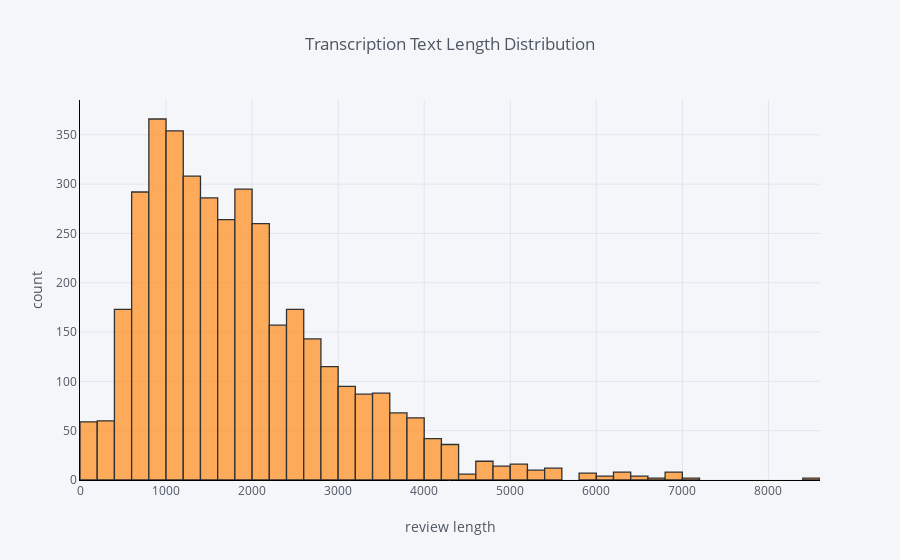

Notebook source saved alongside this figure:
### Markdown cell above
#### We can see here that the vast majority of sentiment is relatively neutral
This makes a lot of sense, contrary to what TV Medical Dramas would have us believe, I am sure that an average day/diagnosis is relatively uneventful

### Code cell
#Univariate: Review length

df['review_len'].iplot(
    kind='hist',
    bins=50,
    xTitle='review length',
    linecolor='black',
    yTitle='count',
    title='Transcription Text Length Distribution')

### Figure 1 — Plotly figure (JSON) as saved in the notebook; plotly's stock layout.template omitted (floating-point values rounded to 4 significant figures; data arrays with more than 128 entries replaced by an {"elided": "..."} marker saying what was removed)
{"data": [{"histfunc": "count", "histnorm": "", "marker": {"color": "rgba(255, 153, 51, 1.0)", "line": {"color": "#000000", "width": 1.3}}, "name": "review_len", "nbinsx": 50, "opacity": 0.8, "orientation": "v", "type": "histogram", "uid": "9e7d6201-ad71-4ca1-9e69-d1daf5917883", "x": {"elided": "3898 int values"}}], "layout": {"barmode": "overlay", "legend": {"bgcolor": "#F5F6F9", "font": {"color": "#4D5663"}}, "paper_bgcolor": "#F5F6F9", "plot_bgcolor": "#F5F6F9", "title": {"font": {"color": "#4D5663"}, "text": "Transcription Text Length Distribution"}, "xaxis": {"gridcolor": "#E1E5ED", "linecolor": "black", "showgrid": true, "tickfont": {"color": "#4D5663"}, "title": {"font": {"color": "#4D5663"}, "text": "review length"}, "zerolinecolor": "#E1E5ED"}, "yaxis": {"gridcolor": "#E1E5ED", "linecolor": "black", "showgrid": true, "tickfont": {"color": "#4D5663"}, "title": {"font": {"color": "#4D5663"}, "text": "count"}, "zerolinecolor": "#E1E5ED"}}}
